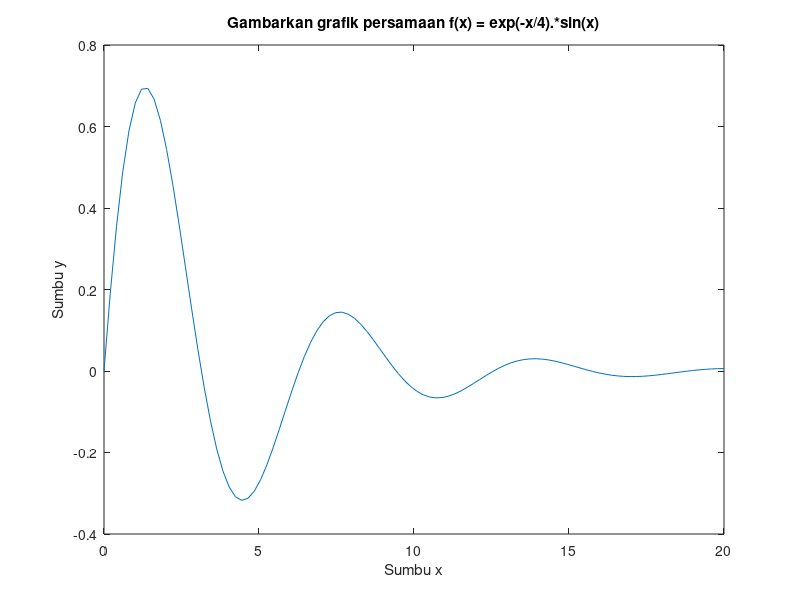

Reproduce this figure in MATLAB.
x = linspace(0,20);
y = exp(-x/4).*sin(x);
plot(x,y);
xlabel('Sumbu x');
ylabel('Sumbu y');
title('Gambarkan grafik persamaan f(x) = exp(-x/4).*sin(x)');
